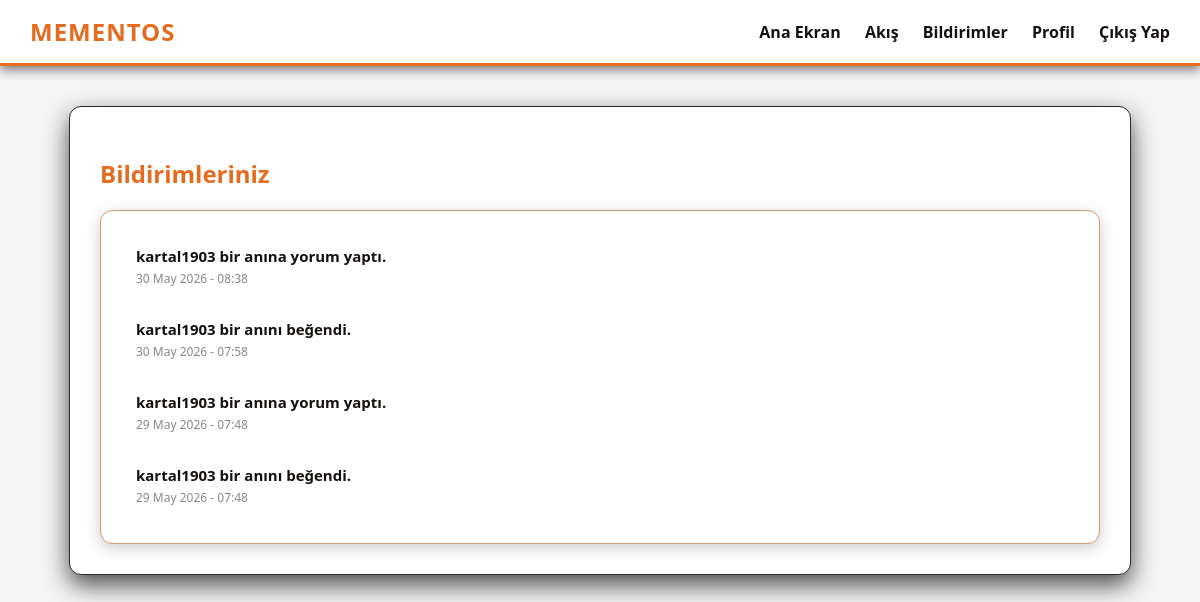
Screenshot of /notifications (signed in) with the database file from the repository.
### app/models.py (models this page shows, shortened)
class Notification(db.Model):
    id: so.Mapped[int] = so.mapped_column(primary_key=True)
    user_id: so.Mapped[int] = so.mapped_column(sa.ForeignKey(User.id), index=True)
    message: so.Mapped[str] = so.mapped_column(sa.String(256))
    link: so.Mapped[Optional[str]] = so.mapped_column(sa.String(256))
    timestamp: so.Mapped[datetime] = so.mapped_column(index=True, default=lambda: datetime.now(timezone.utc))
    is_read: so.Mapped[bool] = so.mapped_column(sa.Boolean, default=False)
    user: so.Mapped[User] = so.relationship(back_populates='notifications')

### app/main/routes.py (the view)
@bp.route('/notifications')
@login_required
def notifications():
    query = current_user.notifications.select().order_by(Notification.timestamp.desc())
    page = request.args.get('page', 1, type=int)
    pagination = db.paginate(query, page=page, per_page=20, error_out=False)
    unread = db.session.scalars(current_user.notifications.select().filter_by(is_read=False)).all()
    for notif in unread:
        notif.is_read = True
    if unread:
        db.session.commit()
    return render_template('notifications.html', title='Bildirimler', notifications=pagination.items, pagination=pagination)

### app/main/routes.py (called while the page is built)
@bp.before_request
def before_request():
    if current_user.is_authenticated:
        current_user.last_seen = datetime.now(timezone.utc)
        db.session.commit()

@bp.context_processor
def inject_notifications():
    if current_user.is_authenticated:
        unread_count = db.session.scalar(sa.select(sa.func.count(Notification.id)).where(Notification.user_id == current_user.id, Notification.is_read == False))
        return dict(unread_notifications_count=unread_count or 0)
    return dict(unread_notifications_count=0)

### app/models.py (called while the page is built)
@login.user_loader
def load_user(id):
    return db.session.get(User, int(id))

### app/templates/notifications.html (shortened to what this page needs)
{% extends "base.html" %}
{% block content %}
    <h2 style="color: var(--accent-orange); margin-bottom: 20px;">Bildirimleriniz</h2>
    <div style="background: var(--box-bg); border-radius: 12px; padding: 20px; box-shadow: 0 4px 15px rgba(0,0,0,0.2); border: 1px solid var(--accent-brown);">
        {% for notif in notifications %}
            <div style="padding: 15px; border-bottom: 1px solid rgba(255,255,255,0.1); display: flex; justify-content: space-between; align-items: center; transition: background 0.2s;" onmouseover="this.style.background='rgba(255,255,255,0.05)'" onmouseout="this.style.background='transparent'">
                <div>
                    <p style="margin: 0; color: var(--text-main); font-size: 15px;">
                        {% if notif.link %}
                            <a href="{{ notif.link }}" style="color: var(--text-main); text-decoration: none;">
                                <strong>{{ notif.message }}</strong>
                            </a>
                        {% else %}
                            <strong>{{ notif.message }}</strong>
                        {% endif %}
                    </p>
                    <span style="font-size: 12px; color: #888;">{{ notif.timestamp.strftime('%d %B %Y - %H:%M') }}</span>
                </div>
            </div>
        {% else %}
            <p style="color: #666; text-align: center; margin: 20px 0;">Henüz hiç bildiriminiz yok.</p>
        {% endfor %}
    </div>
{% endblock %}

### app/static/css/style.css (style rules this page uses)
:root { --bg-dark: #F5F5F5; --box-bg: #FFFFFF; --text-main: #14110F; --accent-orange: #E56B1F; --accent-brown: #D49A73; --input-bg: #EEEEEE; --window-header: #E0E0E0; --window-header-text: #333; --masonry-bg: rgba(255, 255, 255, 0.85); --window-bg: rgba(255, 255, 255, 0.85); }
body { background-color: var(--bg-dark); color: var(--text-main); font-family: 'Segoe UI', Tahoma, Geneva, Verdana, sans-serif; margin: 0; padding: 0; }
a { color: var(--accent-orange); text-decoration: none; }

### rows the page displays
Notification: message "kartal1903 bir anına yorum yaptı.", timestamp "30 May 2026 - 08:38"
Notification: message "kartal1903 bir anını beğendi.", timestamp "30 May 2026 - 07:58"
Notification: message "kartal1903 bir anına yorum yaptı.", timestamp "29 May 2026 - 07:48"
Notification: message "kartal1903 bir anını beğendi.", timestamp "29 May 2026 - 07:48"
